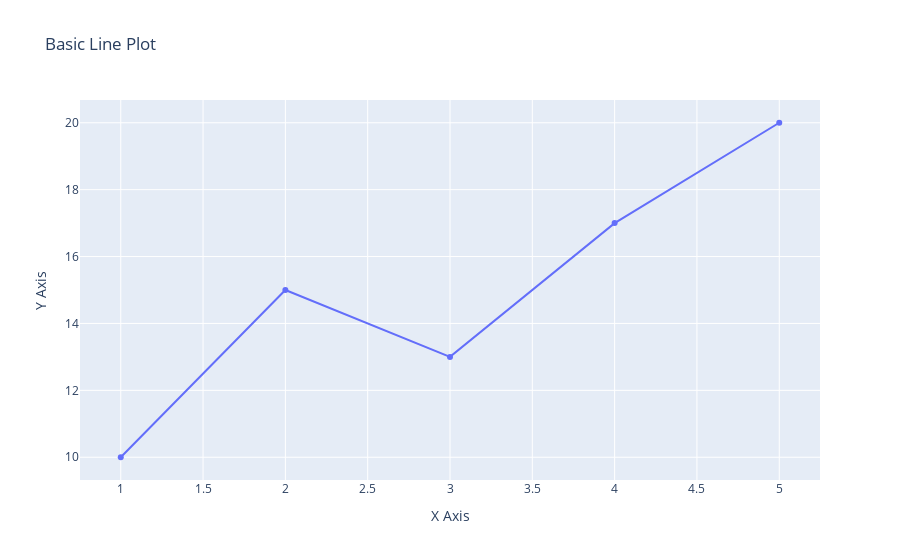

Write notebook code for a chart like this one.
### Markdown cell above
#### Простий лінійний графік

### Code cell
import plotly.graph_objects as go

# Дані для графіка

x = [1, 2, 3, 4, 5]
y = [10, 15, 13, 17, 20]

# Створюємо графік
fig = go.Figure(data=go.Scatter(x=x, y=y, mode='lines+markers'))
fig.update_layout(title="Basic Line Plot", xaxis_title="X Axis", yaxis_title="Y Axis")
fig.show()

### Figure 1 — Plotly figure (JSON) as saved in the notebook; plotly's stock layout.template omitted (floating-point values rounded to 4 significant figures)
{"data": [{"mode": "lines+markers", "type": "scatter", "x": [1, 2, 3, 4, 5], "y": [10, 15, 13, 17, 20]}], "layout": {"autosize": true, "title": {"text": "Basic Line Plot"}, "xaxis": {"autorange": true, "range": [0.7636, 5.236], "title": {"text": "X Axis"}, "type": "linear"}, "yaxis": {"autorange": true, "range": [9.175, 20.83], "title": {"text": "Y Axis"}, "type": "linear"}}}
